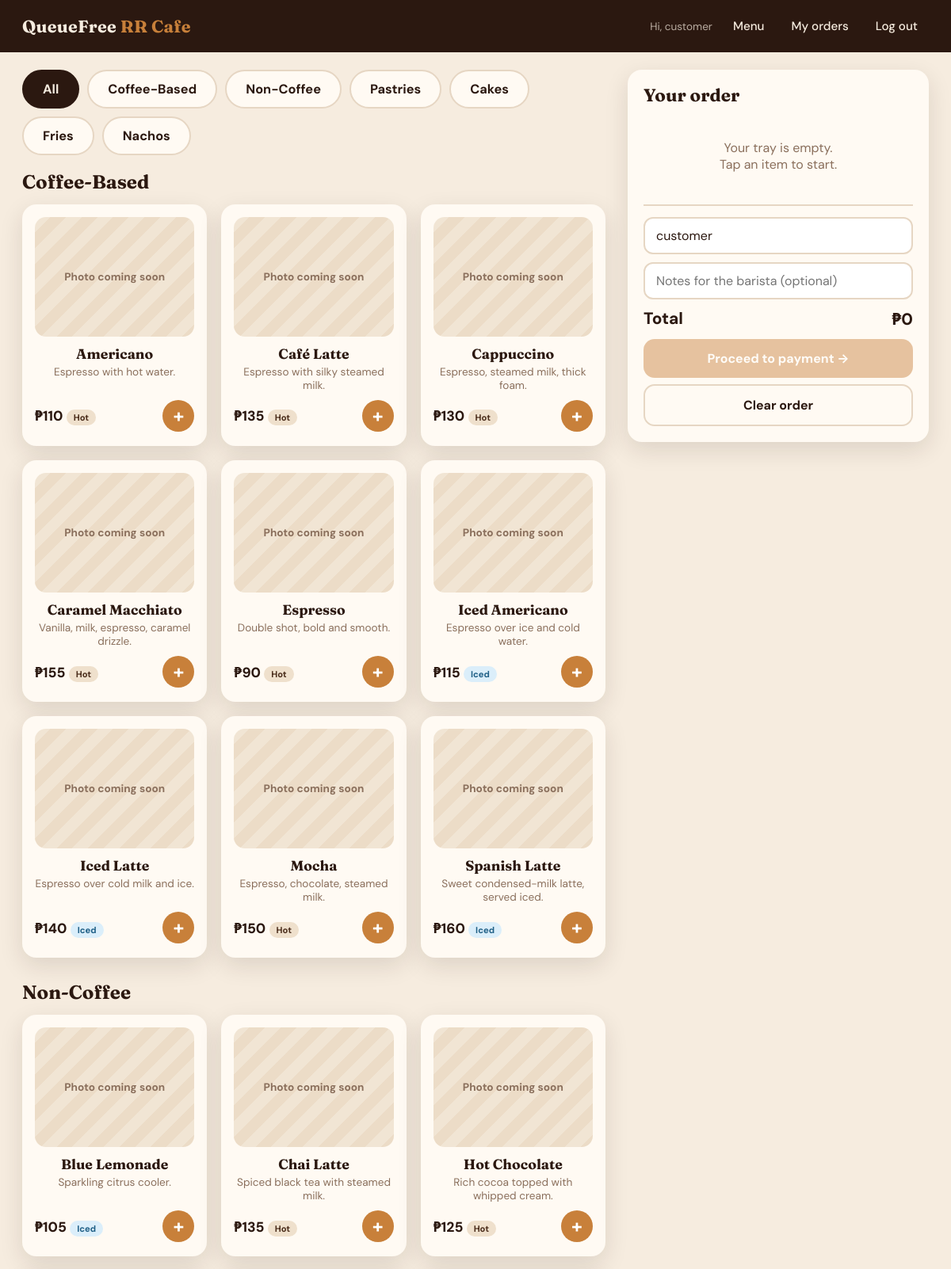
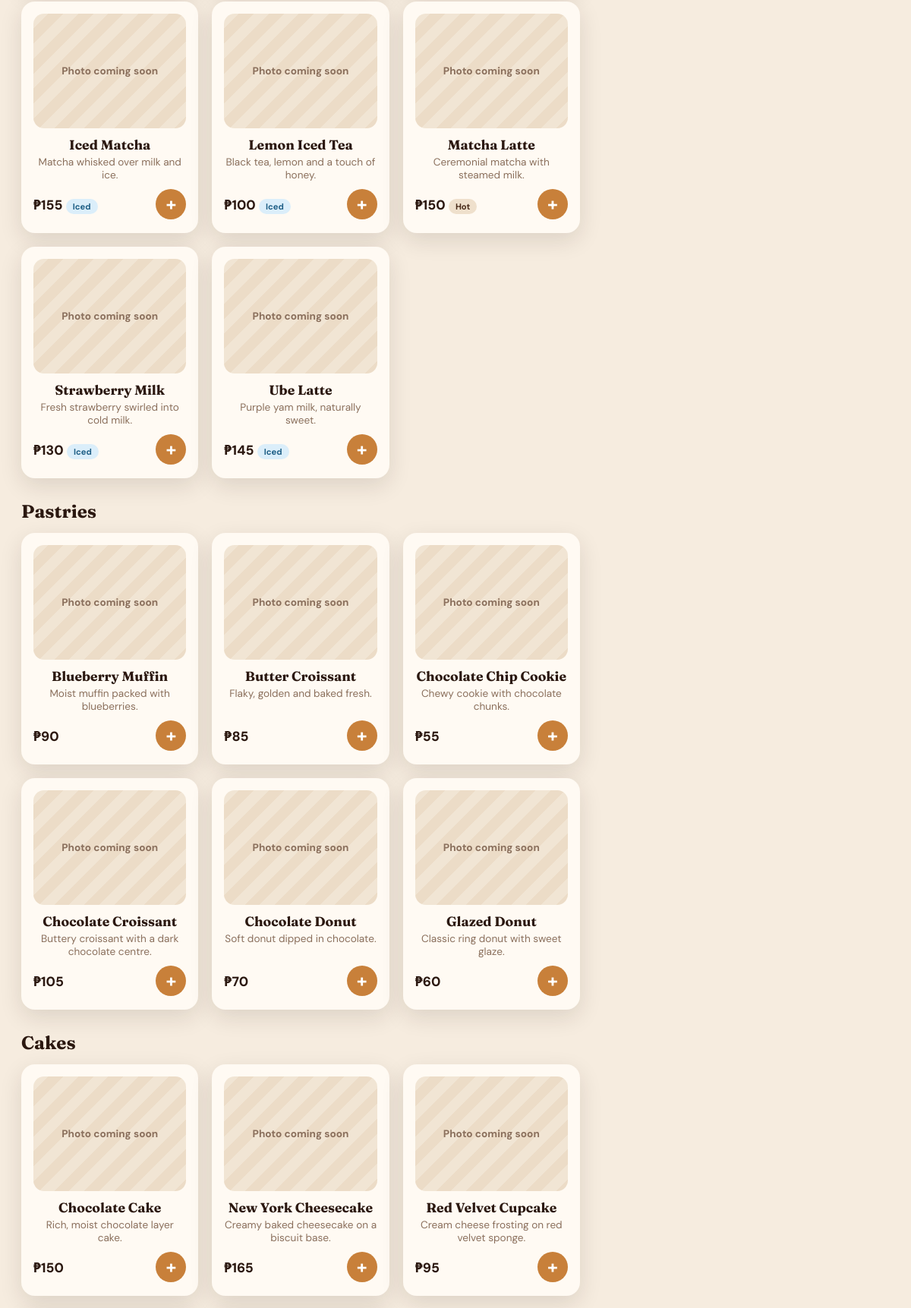
The page / (signed in, upper part) on the database its author committed (2 pictures, top to bottom).
### kiosk/models.py (models this page shows, shortened)
class Category(models.Model):
    name = models.CharField(max_length=60)
    slug = models.SlugField(unique=True)
    sort_order = models.PositiveIntegerField(default=0)
    is_drink = models.BooleanField(
        default=True,
        help_text="Drinks offer size and hot/iced options. Snacks do not.",
    )
    class Meta:
        ordering = ["sort_order", "name"]
        verbose_name_plural = "categories"

class Product(models.Model):
    SERVING = [("hot", "Hot"), ("iced", "Iced")]
    category = models.ForeignKey(
        Category, related_name="products", on_delete=models.CASCADE
    )
    name = models.CharField(max_length=80)
    description = models.CharField(max_length=200, blank=True)
    price = models.DecimalField(max_digits=7, decimal_places=2)
    is_available = models.BooleanField(default=True)
    serving = models.CharField(
        max_length=5,
        choices=SERVING,
        default="hot",
        help_text="Only used for drinks.",
    )
    image = models.ImageField(upload_to=product_image_path, blank=True)
    class Meta:
        ordering = ["category__sort_order", "name"]
    @property
    def image_url(self):
        return self.image.url if self.image else ""

### kiosk/views.py (the view)
# urls.py: path("", views.menu, name="menu"),
@login_required
def menu(request):
    if is_kitchen_only(request.user):
        return redirect("kiosk:kitchen")  # the kitchen never sees the menu
    sections = menu_sections()
    products_json = [_product_payload(p) for s in sections for p in s["products"]]
    return render(
        request,
        "kiosk/menu.html",
        {
            "sections": sections,
            "products_json": products_json,
            "menu_version": _menu_version(sections),
            "size_upcharge": {k: float(v) for k, v in SIZE_UPCHARGE.items()},
        },
    )

### kiosk/views.py (called while the page is built)
def is_kitchen_only(user):
    return user.is_staff and not user.is_superuser

def _product_payload(p):
    return {
        "id": p.id,
        "name": p.name,
        "description": p.description,
        "price": float(p.price),
        "category": p.category.slug,
        "is_drink": p.category.is_drink,
        "serving": p.serving,
        "image": p.image_url,
    }

def menu_sections():
    categories = Category.objects.prefetch_related(
        Prefetch(
            "products",
            queryset=Product.objects.filter(is_available=True)
            .select_related("category")
            .order_by("name"),
            to_attr="available_products",
        )
    )
    return [
        {"category": c, "products": c.available_products}
        for c in categories
        if c.available_products
    ]

def _menu_version(sections):
    data = [
        [
            s["category"].id,
            s["category"].name,
            s["category"].is_drink,
            [_product_payload(p) for p in s["products"]],
        ]
        for s in sections
    ]
    return hashlib.md5(json.dumps(data, sort_keys=True).encode()).hexdigest()[:12]

### kiosk/templates/kiosk/menu.html (shortened to what this page needs)
{% extends "kiosk/base.html" %}
{% block content %}
<main class="kiosk">
  <section>
    <div class="tabs" id="tabs">
      <button class="tab active" data-cat="all">All</button>
      {% for s in sections %}<button class="tab" data-cat="{{ s.category.slug }}">{{ s.category.name }}</button>{% endfor %}
    </div>
    {% for s in sections %}
    <div class="cat-block" data-cat="{{ s.category.slug }}">
      <h2 class="section-title">{{ s.category.name }}</h2>
      <div class="grid">
        {% for p in s.products %}
        <article class="card" data-id="{{ p.id }}" tabindex="0" role="button" aria-label="{% if s.category.is_drink %}Customize{% else %}Add{% endif %} {{ p.name }}">
          <div class="thumb">
            {% if p.image %}<img src="{{ p.image.url }}" alt="{{ p.name }}" loading="lazy">
            {% else %}<div class="ph-photo"><span>Photo coming soon</span></div>{% endif %}
          </div>
          <h3>{{ p.name }}</h3>
          <p>{{ p.description }}</p>
          <div class="row">
            <div><span class="price">₱{{ p.price|floatformat:0 }}</span>
              {% if s.category.is_drink %}<span class="badge {% if p.serving == 'iced' %}iced{% endif %}">{{ p.get_serving_display }}</span>{% endif %}</div>
            <button class="add" aria-label="Add {{ p.name }}" tabindex="-1">+</button>
          </div>
        </article>
        {% endfor %}
      </div>
    </div>
    {% empty %}
    <div class="panel" style="text-align:center">The menu is being updated. Please check back in a moment.</div>
    {% endfor %}
  </section>
  <aside class="cart" aria-label="Your order">
    <h2>Your order</h2>
    <div class="cart-items" id="cartItems"></div>
    <div class="cart-foot">
      <div class="field"><input class="input" id="custName" placeholder="Name for your order (optional)" maxlength="40" value="{{ user.get_username }}"></div>
      <div class="field"><input class="input" id="orderNotes" placeholder="Notes for the barista (optional)" maxlength="150"></div>
      <div class="total"><span>Total</span><span id="cartTotal">₱0</span></div>
      <button class="btn primary block" id="checkoutBtn" disabled>Proceed to payment →</button>
      <button class="btn ghost block" id="clearBtn" style="margin-top:8px">Clear order</button>
    </div>
  </aside>
</main>
{% endblock %}

### kiosk/templates/kiosk/base.html (shortened to what this page needs)
{% load static %}<!doctype html>
<html lang="en">
<head>
  <link rel="stylesheet" href="{% static 'kiosk/style.css' %}">
</head>
<body class="{% block body_class %}{% endblock %}">
  {% block topbar %}
  <header class="topbar">
    <a class="brand" href="{% url 'kiosk:home' %}">QueueFree <span>RR Cafe</span></a>
    <nav class="nav">
      {% if user.is_authenticated %}
        <span class="who">Hi, {{ user.get_username }}</span>
        {% if user.is_superuser %}
          <a href="{% url 'kiosk:manage_menu' %}">Menu manager</a>
          <a href="{% url 'kiosk:kitchen' %}">Kitchen orders</a>
          <a href="{% url 'kiosk:menu' %}">Customer view</a>
        {% elif user.is_staff %}
          <a href="{% url 'kiosk:kitchen' %}">Orders</a>
        {% else %}
          <a href="{% url 'kiosk:menu' %}">Menu</a>
          <a href="{% url 'kiosk:my_orders' %}">My orders</a>
        {% endif %}
        <form method="post" action="{% url 'logout' %}" style="display:inline">{% csrf_token %}<button type="submit">Log out</button></form>
      {% else %}
        <a href="{% url 'login' %}">Log in</a>
      {% endif %}
    </nav>
  </header>
  {% endblock %}
  {% block content %}{% endblock %}
</body>
</html>

### rows shown on the page
Category: category.name "Coffee-Based"
Category: category.name "Non-Coffee"
Category: category.name "Pastries"
Category: category.name "Cakes"
Category: category.name "Fries"
Category: category.name "Nachos"
Product: image "Photo coming soon", name "Americano", description "Espresso with hot water.", price "110", serving "Hot"
Product: image "Photo coming soon", name "Café Latte", description "Espresso with silky steamed milk.", price "135", serving "Hot"
Product: image "Photo coming soon", name "Cappuccino", description "Espresso, steamed milk, thick foam.", price "130", serving "Hot"
Product: image "Photo coming soon", name "Caramel Macchiato", description "Vanilla, milk, espresso, caramel drizzle.", price "155", serving "Hot"
Product: image "Photo coming soon", name "Espresso", description "Double shot, bold and smooth.", price "90", serving "Hot"
Product: image "Photo coming soon", name "Iced Americano", description "Espresso over ice and cold water.", price "115", serving "Iced"
Product: image "Photo coming soon", name "Iced Latte", description "Espresso over cold milk and ice.", price "140", serving "Iced"
Product: image "Photo coming soon", name "Mocha", description "Espresso, chocolate, steamed milk.", price "150", serving "Hot"
Product: image "Photo coming soon", name "Spanish Latte", description "Sweet condensed-milk latte, served iced.", price "160", serving "Iced"
Product: image "Photo coming soon", name "Blue Lemonade", description "Sparkling citrus cooler.", price "105", serving "Iced"
Product: image "Photo coming soon", name "Chai Latte", description "Spiced black tea with steamed milk.", price "135", serving "Hot"
Product: image "Photo coming soon", name "Hot Chocolate", description "Rich cocoa topped with whipped cream.", price "125", serving "Hot"
Product: image "Photo coming soon", name "Iced Matcha", description "Matcha whisked over milk and ice.", price "155", serving "Iced"
Product: image "Photo coming soon", name "Lemon Iced Tea", description "Black tea, lemon and a touch of honey.", price "100", serving "Iced"
Product: image "Photo coming soon", name "Matcha Latte", description "Ceremonial matcha with steamed milk.", price "150", serving "Hot"
Product: image "Photo coming soon", name "Strawberry Milk", description "Fresh strawberry swirled into cold milk.", price "130", serving "Iced"
Product: image "Photo coming soon", name "Ube Latte", description "Purple yam milk, naturally sweet.", price "145", serving "Iced"
Product: image "Photo coming soon", name "Blueberry Muffin", description "Moist muffin packed with blueberries.", price "90"
Product: image "Photo coming soon", name "Butter Croissant", description "Flaky, golden and baked fresh.", price "85"
Product: image "Photo coming soon", name "Chocolate Chip Cookie", description "Chewy cookie with chocolate chunks.", price "55"
Product: image "Photo coming soon", name "Chocolate Croissant", description "Buttery croissant with a dark chocolate centre.", price "105"
Product: image "Photo coming soon", name "Chocolate Donut", description "Soft donut dipped in chocolate.", price "70"
Product: image "Photo coming soon", name "Glazed Donut", description "Classic ring donut with sweet glaze.", price "60"
Product: image "Photo coming soon", name "Chocolate Cake", description "Rich, moist chocolate layer cake.", price "150"
Product: image "Photo coming soon", name "New York Cheesecake", description "Creamy baked cheesecake on a biscuit base.", price "165"
Product: image "Photo coming soon", name "Red Velvet Cupcake", description "Cream cheese frosting on red velvet sponge.", price "95"

### other values the page prints
{{ user.get_username }} "customer"
